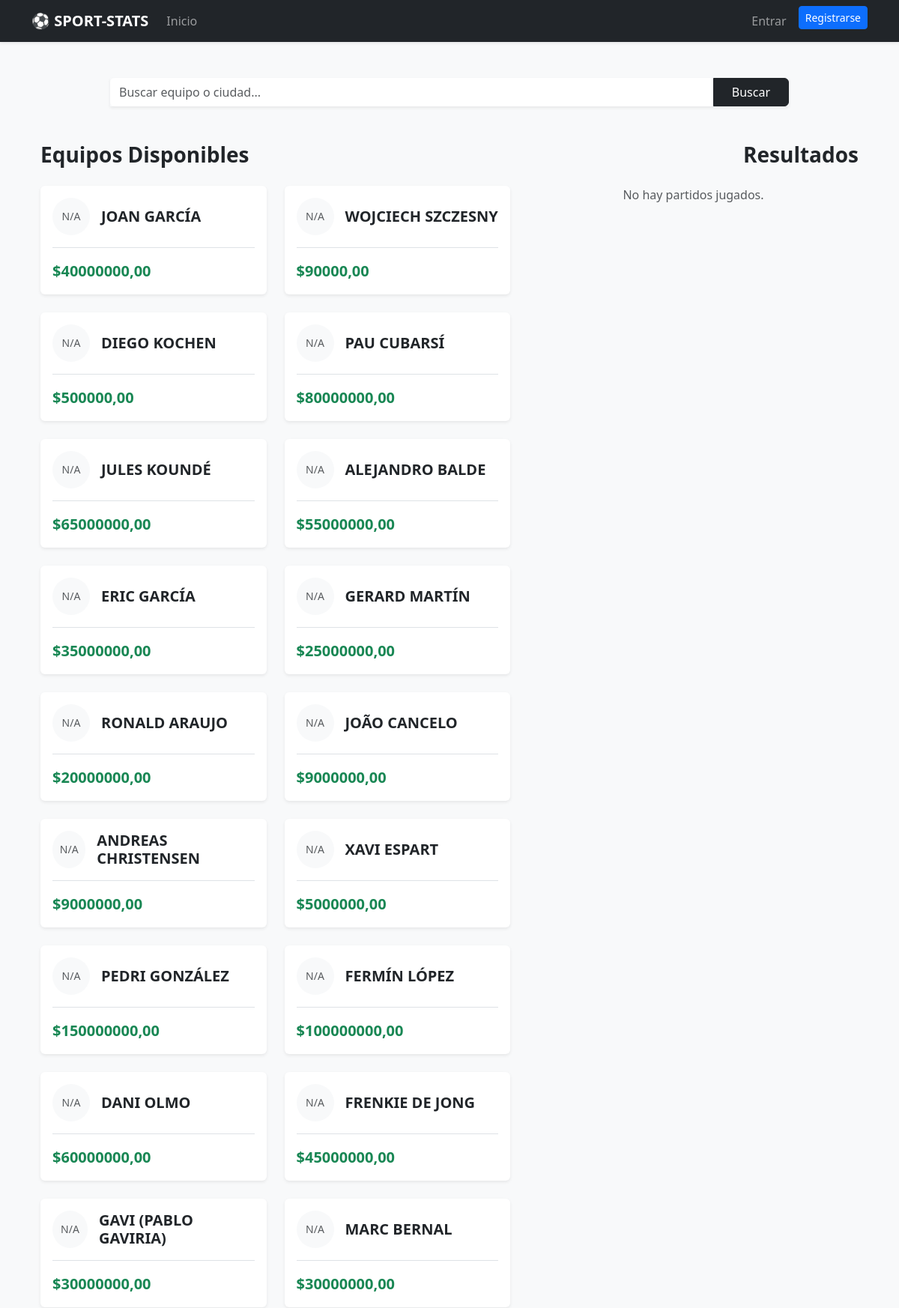
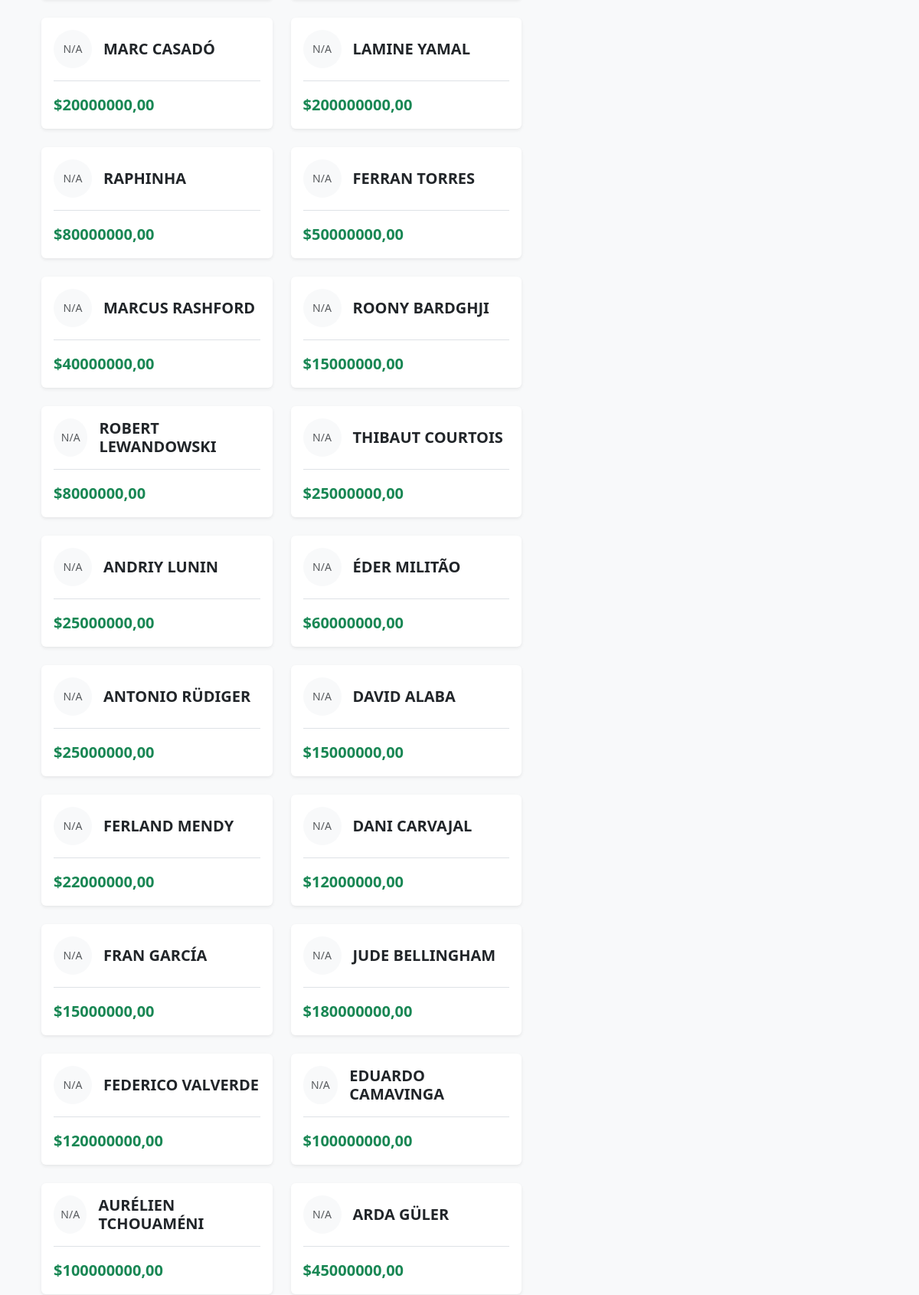
The page / (upper part) on the database its author committed (2 pictures, top to bottom).
### Estadisticas/models.py (models this page shows, shortened)
class Jugador(models.Model):
    id = models.UUIDField(primary_key=True, default=uuid.uuid4, editable=False)
    nombre = models.CharField(max_length=150)
    posicion = models.CharField(max_length=50)
    equipo = models.ForeignKey(Equipo, on_delete=models.CASCADE, related_name='jugadores')
    precio = models.DecimalField(max_digits=15, decimal_places=2, default=0.00)
    foto = models.ImageField(upload_to='jugadores/', null=True, blank=True)
    class Meta:
        verbose_name = "Jugador"
        verbose_name_plural = "Jugadores"

### Estadisticas/views.py (the view)
# urls.py: path('', views.home, name='home'),
def home(request):
    try:
        for equipo in Equipo.objects.all():
            try:
                equipo.nombre.encode('utf-8')
                equipo.ciudad.encode('utf-8')
            except (UnicodeDecodeError, UnicodeEncodeError):
                equipo.nombre = f"Equipo Recuperado ({str(equipo.id)[:4]})"
                equipo.ciudad = "Ciudad Limpia"
                equipo.escudo = None
                equipo.save()
    except Exception:
        pass
    query = request.GET.get('q')
    liga_id = request.GET.get('liga')
    jugadores_list = Jugador.objects.select_related('equipo__liga').all()
    if query:
        jugadores_list = jugadores_list.filter(
            Q(nombre__icontains=query) |
            Q(posicion__icontains=query) |
            Q(equipo__nombre__icontains=query)
        )
    if liga_id:
        jugadores_list = jugadores_list.filter(equipo__liga__id=liga_id)
    partidos = Partido.objects.all().order_by('-fecha')[:5]
    ligas = Liga.objects.all()
    return render(request, 'Estadisticas/home.html', {
        'page_obj': jugadores_list,
        'partidos': partidos,
        'ligas': ligas,
        'query': query
    })

### Estadisticas/templates/Estadisticas/home.html (shortened to what this page needs)
{% extends 'Estadisticas/base.html' %}
{% block content %}
<div class="container mt-4">
    <div class="row mb-5 justify-content-center">
        <div class="col-md-10">
            <form method="GET" action="{% url 'home' %}" class="input-group shadow-sm">
                <input type="text" name="q" class="form-control border-0"
                       placeholder="Buscar equipo o ciudad..." value="{{ query|default:'' }}">
                <button class="btn btn-dark px-4" type="submit">
                     Buscar
                </button>
            </form>
        </div>
    </div>
    <div class="row">
        <div class="col-md-7">
            <h3 class="mb-4 fw-bold">Equipos Disponibles</h3>
            <div class="row">
                {% for equipo in page_obj %}
                <div class="col-md-6 mb-4">
                    <div class="card shadow-sm border-0 h-100">
                        <div class="card-body">
                            <div class="d-flex align-items-center mb-3">
                                {% if equipo.escudo %}
                                    <img src="{{ equipo.escudo.url }}" alt="Escudo"
                                         style="width: 50px; height: 50px; object-fit: contain; margin-right: 15px;">
                                {% else %}
                                    <div class="bg-light d-flex align-items-center justify-content-center text-muted"
                                         style="width: 50px; height: 50px; border-radius: 50%; margin-right: 15px;">
                                        <small>N/A</small>
                                    </div>
                                {% endif %}
                                <div>
                                    <h5 class="mb-0 text-uppercase fw-bold">{{ equipo.nombre }}</h5>
                                </div>
                            </div>
                            <div class="mt-auto border-top pt-3">
                                <div class="d-flex justify-content-between align-items-center">
                                    <span class="fs-5 fw-bold text-success">${{ equipo.precio }}</span>
                                </div>
                            </div>
                        </div>
                    </div>
                </div>
                {% empty %}
                <div class="col-12">
                    <p class="text-muted">No se encontraron equipos con ese nombre.</p>
                </div>
                {% endfor %}
            </div>
        </div>
        <div class="col-md-5">
            <h3 class="mb-4 fw-bold text-end">Resultados</h3>
            <div class="list-group">
                {% for partido in partidos %}
                <div class="list-group-item shadow-sm mb-2 border-0 rounded p-3">
                    <div class="d-flex justify-content-between align-items-center">
                        <div class="text-center" style="flex: 1;">
                            <span class="fw-bold d-block">{{ partido.equipo_local.nombre }}</span>
                        </div>
                        <div class="px-3">
                            <span class="badge bg-dark fs-5 p-2 px-3">
                                {{ partido.goles_local }} - {{ partido.goles_visitante }}
                            </span>
                        </div>
                        <div class="text-center" style="flex: 1;">
                            <span class="fw-bold d-block">{{ partido.equipo_visitante.nombre }}</span>
                        </div>
                    </div>
                </div>
                {% empty %}
                <p class="text-muted text-center">No hay partidos jugados.</p>
                {% endfor %}
            </div>
        </div>
    </div>
</div>
{% endblock %}

### Estadisticas/templates/Estadisticas/base.html (shortened to what this page needs)
<!DOCTYPE html>
<html lang="es">
<head>
    <link href="https://cdn.jsdelivr.net/npm/bootstrap@5.3.0/dist/css/bootstrap.min.css" rel="stylesheet">
</head>
<body>
    <nav class="navbar navbar-expand-lg navbar-dark bg-dark shadow-sm">
        <div class="container">
            <a class="navbar-brand" href="{% url 'home' %}">⚽ SPORT-STATS</a>
            <div class="collapse navbar-collapse" id="navbarNav">
                <ul class="navbar-nav me-auto">
                    <li class="nav-item">
                        <a class="nav-link" href="{% url 'home' %}">Inicio</a>
                    </li>
                </ul>
                <ul class="navbar-nav">
                    {% if user.is_authenticated %}
                        <li class="nav-item">
                            <span class="nav-link disabled text-light">Hola, {{ user.username }}</span>
                        </li>
                        <li class="nav-item">
                            <form action="{% url 'logout' %}" method="post" class="d-inline">
                                {% csrf_token %}
                                <button type="submit" class="btn btn-outline-danger btn-sm ms-2">Cerrar Sesión</button>
                            </form>
                        </li>
                    {% else %}
                        <li class="nav-item">
                            <a class="nav-link" href="{% url 'login' %}">Entrar</a>
                        </li>
                        <li class="nav-item">
                            <a class="btn btn-primary btn-sm ms-lg-2" href="{% url 'register' %}">Registrarse</a>
                        </li>
                    {% endif %}
                </ul>
            </div>
        </div>
    </nav>
    <div class="container py-4">
        {% block content %}
        {% endblock %}
    </div>
</body>
</html>

### Estadisticas/templates/Estadisticas/base.html (style rules this page uses)
body { background-color: #f8f9fa; }
.navbar-brand { font-weight: bold; }

### rows shown on the page
Jugador: nombre "JOAN GARCÍA", precio "40000000,00"
Jugador: nombre "WOJCIECH SZCZESNY", precio "90000,00"
Jugador: nombre "DIEGO KOCHEN", precio "500000,00"
Jugador: nombre "PAU CUBARSÍ", precio "80000000,00"
Jugador: nombre "JULES KOUNDÉ", precio "65000000,00"
Jugador: nombre "ALEJANDRO BALDE", precio "55000000,00"
Jugador: nombre "ERIC GARCÍA", precio "35000000,00"
Jugador: nombre "GERARD MARTÍN", precio "25000000,00"
Jugador: nombre "RONALD ARAUJO", precio "20000000,00"
Jugador: nombre "JOÃO CANCELO", precio "9000000,00"
Jugador: nombre "ANDREAS CHRISTENSEN", precio "9000000,00"
Jugador: nombre "XAVI ESPART", precio "5000000,00"
Jugador: nombre "PEDRI GONZÁLEZ", precio "150000000,00"
Jugador: nombre "FERMÍN LÓPEZ", precio "100000000,00"
Jugador: nombre "DANI OLMO", precio "60000000,00"
Jugador: nombre "FRENKIE DE JONG", precio "45000000,00"
Jugador: nombre "GAVI (PABLO GAVIRIA)", precio "30000000,00"
Jugador: nombre "MARC BERNAL", precio "30000000,00"
Jugador: nombre "MARC CASADÓ", precio "20000000,00"
Jugador: nombre "LAMINE YAMAL", precio "200000000,00"
Jugador: nombre "RAPHINHA", precio "80000000,00"
Jugador: nombre "FERRAN TORRES", precio "50000000,00"
Jugador: nombre "MARCUS RASHFORD", precio "40000000,00"
Jugador: nombre "ROONY BARDGHJI", precio "15000000,00"
Jugador: nombre "ROBERT LEWANDOWSKI", precio "8000000,00"
Jugador: nombre "THIBAUT COURTOIS", precio "25000000,00"
Jugador: nombre "ANDRIY LUNIN", precio "25000000,00"
Jugador: nombre "ÉDER MILITÃO", precio "60000000,00"
Jugador: nombre "ANTONIO RÜDIGER", precio "25000000,00"
Jugador: nombre "DAVID ALABA", precio "15000000,00"
Jugador: nombre "FERLAND MENDY", precio "22000000,00"
Jugador: nombre "DANI CARVAJAL", precio "12000000,00"
Jugador: nombre "FRAN GARCÍA", precio "15000000,00"
Jugador: nombre "JUDE BELLINGHAM", precio "180000000,00"
Jugador: nombre "FEDERICO VALVERDE", precio "120000000,00"
Jugador: nombre "EDUARDO CAMAVINGA", precio "100000000,00"
Jugador: nombre "AURÉLIEN TCHOUAMÉNI", precio "100000000,00"
Jugador: nombre "ARDA GÜLER", precio "45000000,00"
